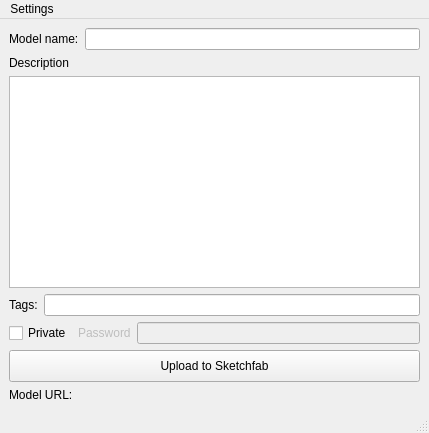
<?xml version="1.0" encoding="UTF-8"?>
<ui version="4.0">
 <class>MainWindow</class>
 <widget class="QMainWindow" name="MainWindow">
  <property name="geometry">
   <rect>
    <x>0</x>
    <y>0</y>
    <width>429</width>
    <height>433</height>
   </rect>
  </property>
  <property name="windowTitle">
   <string>Sketchfab Uploader</string>
  </property>
  <widget class="QWidget" name="centralwidget">
   <layout class="QVBoxLayout" name="verticalLayout_2">
    <item>
     <layout class="QHBoxLayout" name="horizontalLayout_3">
      <item>
       <widget class="QLabel" name="label_2">
        <property name="text">
         <string>Model name:</string>
        </property>
       </widget>
      </item>
      <item>
       <widget class="QLineEdit" name="leModelName"/>
      </item>
     </layout>
    </item>
    <item>
     <widget class="QLabel" name="label_3">
      <property name="text">
       <string>Description</string>
      </property>
     </widget>
    </item>
    <item>
     <widget class="QPlainTextEdit" name="pteDescription"/>
    </item>
    <item>
     <layout class="QHBoxLayout" name="horizontalLayout_4">
      <item>
       <widget class="QLabel" name="lTags">
        <property name="text">
         <string>Tags:</string>
        </property>
       </widget>
      </item>
      <item>
       <widget class="QLineEdit" name="leTags"/>
      </item>
     </layout>
    </item>
    <item>
     <layout class="QHBoxLayout" name="horizontalLayout_2">
      <item>
       <widget class="QCheckBox" name="cbPrivate">
        <property name="text">
         <string>Private</string>
        </property>
       </widget>
      </item>
      <item>
       <widget class="QLabel" name="lPassword">
        <property name="enabled">
         <bool>false</bool>
        </property>
        <property name="text">
         <string>Password</string>
        </property>
       </widget>
      </item>
      <item>
       <widget class="QLineEdit" name="lePassword">
        <property name="enabled">
         <bool>false</bool>
        </property>
        <property name="echoMode">
         <enum>QLineEdit::Password</enum>
        </property>
       </widget>
      </item>
     </layout>
    </item>
    <item>
     <widget class="QPushButton" name="bUploadToSketchfab">
      <property name="minimumSize">
       <size>
        <width>0</width>
        <height>32</height>
       </size>
      </property>
      <property name="text">
       <string>Upload to Sketchfab</string>
      </property>
     </widget>
    </item>
    <item>
     <layout class="QHBoxLayout" name="horizontalLayout">
      <item>
       <widget class="QLabel" name="label">
        <property name="sizePolicy">
         <sizepolicy hsizetype="Maximum" vsizetype="Preferred">
          <horstretch>0</horstretch>
          <verstretch>0</verstretch>
         </sizepolicy>
        </property>
        <property name="text">
         <string>Model URL:</string>
        </property>
       </widget>
      </item>
      <item>
       <widget class="QLabel" name="lModelURL">
        <property name="text">
         <string/>
        </property>
        <property name="openExternalLinks">
         <bool>true</bool>
        </property>
       </widget>
      </item>
     </layout>
    </item>
   </layout>
  </widget>
  <widget class="QMenuBar" name="menubar">
   <property name="geometry">
    <rect>
     <x>0</x>
     <y>0</y>
     <width>429</width>
     <height>21</height>
    </rect>
   </property>
   <widget class="QMenu" name="menuSettings">
    <property name="title">
     <string>Settings</string>
    </property>
    <addaction name="actionSketchfab_settings"/>
   </widget>
   <addaction name="menuSettings"/>
  </widget>
  <widget class="QStatusBar" name="statusbar"/>
  <action name="actionAbout_Sketchfab_Uploader">
   <property name="text">
    <string>About Sketchfab Uploader</string>
   </property>
  </action>
  <action name="actionSketchfab_settings">
   <property name="text">
    <string>Sketchfab Settings</string>
   </property>
  </action>
 </widget>
 <resources/>
 <connections/>
</ui>
